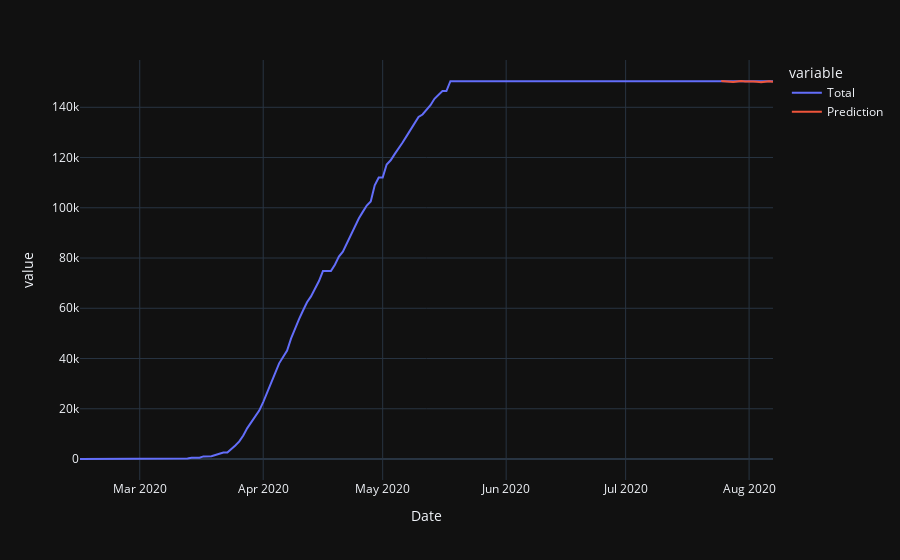

The code cell stored with this chart in its notebook:
### Code cell
# prepare Fourier terms
fig,pred=Predict()
fig

### Figure 1 — Plotly figure (JSON) as saved in the notebook; plotly's stock layout.template omitted (floating-point values rounded to 4 significant figures; data arrays with more than 128 entries replaced by an {"elided": "..."} marker saying what was removed)
{"data": [{"hovertemplate": "variable=Total<br>Date=%{x}<br>value=%{y}<extra></extra>", "legendgroup": "Total", "line": {"color": "#636efa", "dash": "solid"}, "mode": "lines", "name": "Total", "orientation": "v", "showlegend": true, "type": "scatter", "x": {"elided": "175 str values"}, "xaxis": "x", "y": {"elided": "175 int values"}, "yaxis": "y"}, {"hovertemplate": "variable=Prediction<br>Date=%{x}<br>value=%{y}<extra></extra>", "legendgroup": "Prediction", "line": {"color": "#EF553B", "dash": "solid"}, "mode": "lines", "name": "Prediction", "orientation": "v", "showlegend": true, "type": "scatter", "x": {"elided": "175 str values"}, "xaxis": "x", "y": {"elided": "175 float values"}, "yaxis": "y"}], "layout": {"legend": {"title": {"text": "variable"}, "tracegroupgap": 0}, "margin": {"t": 60}, "xaxis": {"anchor": "y", "domain": [0, 1], "title": {"text": "Date"}}, "yaxis": {"anchor": "x", "domain": [0, 1], "title": {"text": "value"}}}}
